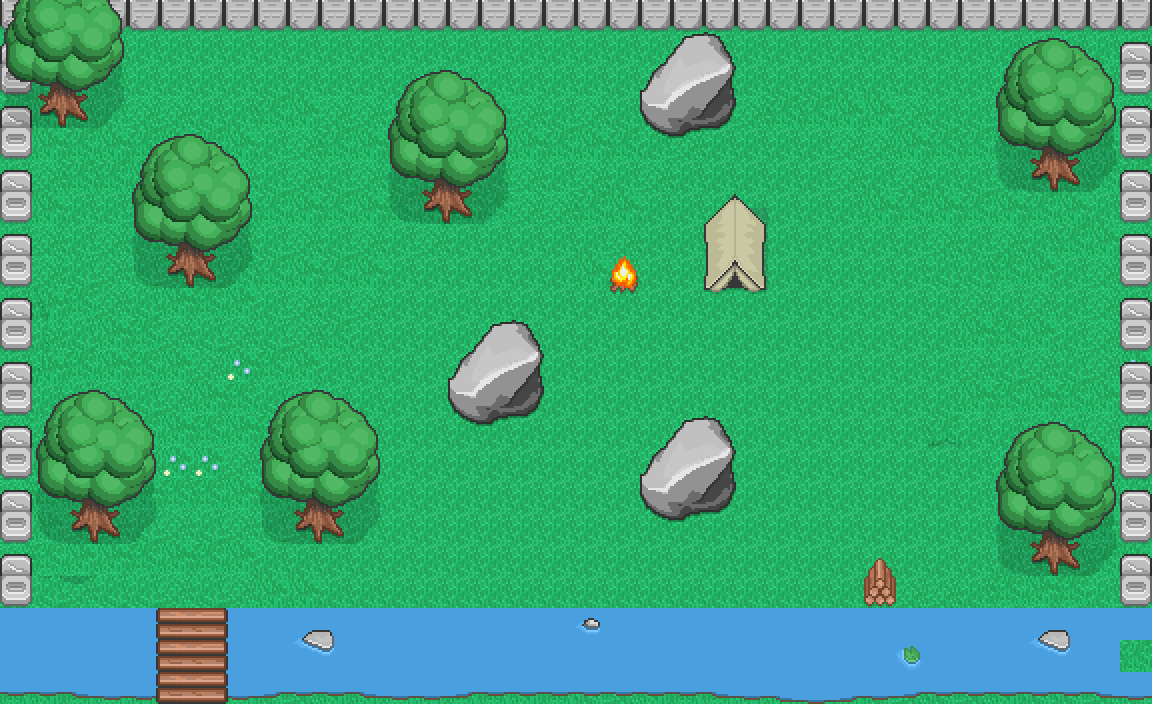

Tiled map render using the project's own tile images. Description and the map definition, with tile-layer contents summarised, below:
An orthogonal 36x22 tile map with 32x32 px tiles, 8 tile layers (ground, groundvariations, mud, grass, ...) and 3 objects (2x MobSpawn, NpcSpawn).

<map version="1.0" orientation="orthogonal" width="36" height="22" tilewidth="32" tileheight="32">
 <properties>
  <property name="DownExitPoint" value="1" />
  <property name="LeftExitPoint" value="2" />
  <property name="RightExitPoint" value="1" />
 </properties>
 <tileset firstgid="1" source="tilesheet.tsx" />
 <layer name="ground" width="36" height="22">
  <data>[792 cells, 792 non-empty, 5 distinct tile ids]</data>
 </layer>
 <layer name="groundvariations" width="36" height="22">
  <data>[792 cells, 32 non-empty, 20 distinct tile ids]</data>
 </layer>
 <layer name="mud" width="36" height="22">
  <data>[792 cells, 6 non-empty, 3 distinct tile ids]</data>
 </layer>
 <layer name="grass" width="36" height="22">
  <data>[792 cells, 678 non-empty, 25 distinct tile ids]</data>
 </layer>
 <layer name="river" width="36" height="22">
  <data>[792 cells, 221 non-empty, 43 distinct tile ids]</data>
 </layer>
 <layer name="Bridge" width="36" height="22">
  <data>[792 cells, 12 non-empty, 4 distinct tile ids]</data>
 </layer>
 <layer name="Entities" width="36" height="22">
  <data>[792 cells, 0 non-empty, 0 distinct tile ids]</data>
 </layer>
 <layer name="Trees2" width="36" height="22">
  <data>[792 cells, 139 non-empty, 23 distinct tile ids]</data>
 </layer>
 <objectgroup name="MobSpawns">
  <object name="Mob Spawn" type="MobSpawn" x="800" y="224" width="192" height="224">
   <properties>
    <property name="MobId" value="2" />
    <property name="MobMax" value="3" />
    <property name="MobRepeats" value="True" />
    <property name="MobSpawnTime" value="60" />
    <property name="MobStrays" value="True" />
   </properties>
  </object>
  <object name="Mob Spawn" type="MobSpawn" x="768" y="64" width="128" height="96">
   <properties>
    <property name="MobId" value="3" />
    <property name="MobMax" value="3" />
    <property name="MobRepeats" value="True" />
    <property name="MobSpawnTime" value="900" />
    <property name="MobStrays" value="True" />
   </properties>
  </object>
 </objectgroup>
 <objectgroup name="NpcSpawns">
  <object name="Forest Explorer" type="NpcSpawn" x="320" y="256" width="32" height="32">
   <properties>
    <property name="NpcId" value="1" />
   </properties>
  </object>
 </objectgroup>
</map>
